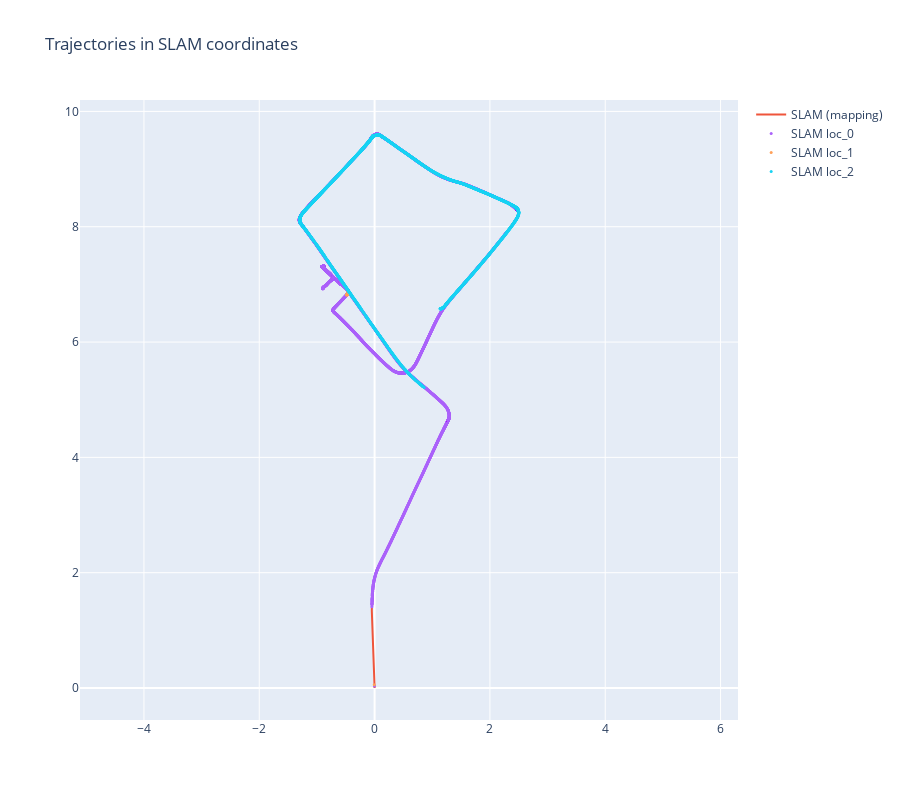

Notebook code cell kept with this figure:
### Code cell
fig_slam = processor.create_2d_plot_slam()
fig_slam.show()

### Figure 1 — Plotly figure (JSON) as saved in the notebook; plotly's stock layout.template omitted (floating-point values rounded to 4 significant figures; data arrays with more than 128 entries replaced by an {"elided": "..."} marker saying what was removed)
{"data": [{"marker": {"color": "#EF553B", "size": 3}, "mode": "lines", "name": "SLAM (mapping)", "type": "scatter", "x": {"elided": "1166 float values"}, "y": {"elided": "1166 float values"}}, {"marker": {"color": "#AB63FA", "size": 3}, "mode": "markers", "name": "SLAM loc_0", "type": "scatter", "x": {"elided": "9124 float values"}, "y": {"elided": "9124 float values"}}, {"marker": {"color": "#FFA15A", "size": 3}, "mode": "markers", "name": "SLAM loc_1", "type": "scatter", "x": {"elided": "140 float values"}, "y": {"elided": "140 float values"}}, {"marker": {"color": "#19D3F3", "size": 3}, "mode": "markers", "name": "SLAM loc_2", "type": "scatter", "x": {"elided": "4095 float values"}, "y": {"elided": "4095 float values"}}], "layout": {"height": 800, "title": {"text": "Trajectories in SLAM coordinates"}, "yaxis": {"scaleanchor": "x", "scaleratio": 1}}}
